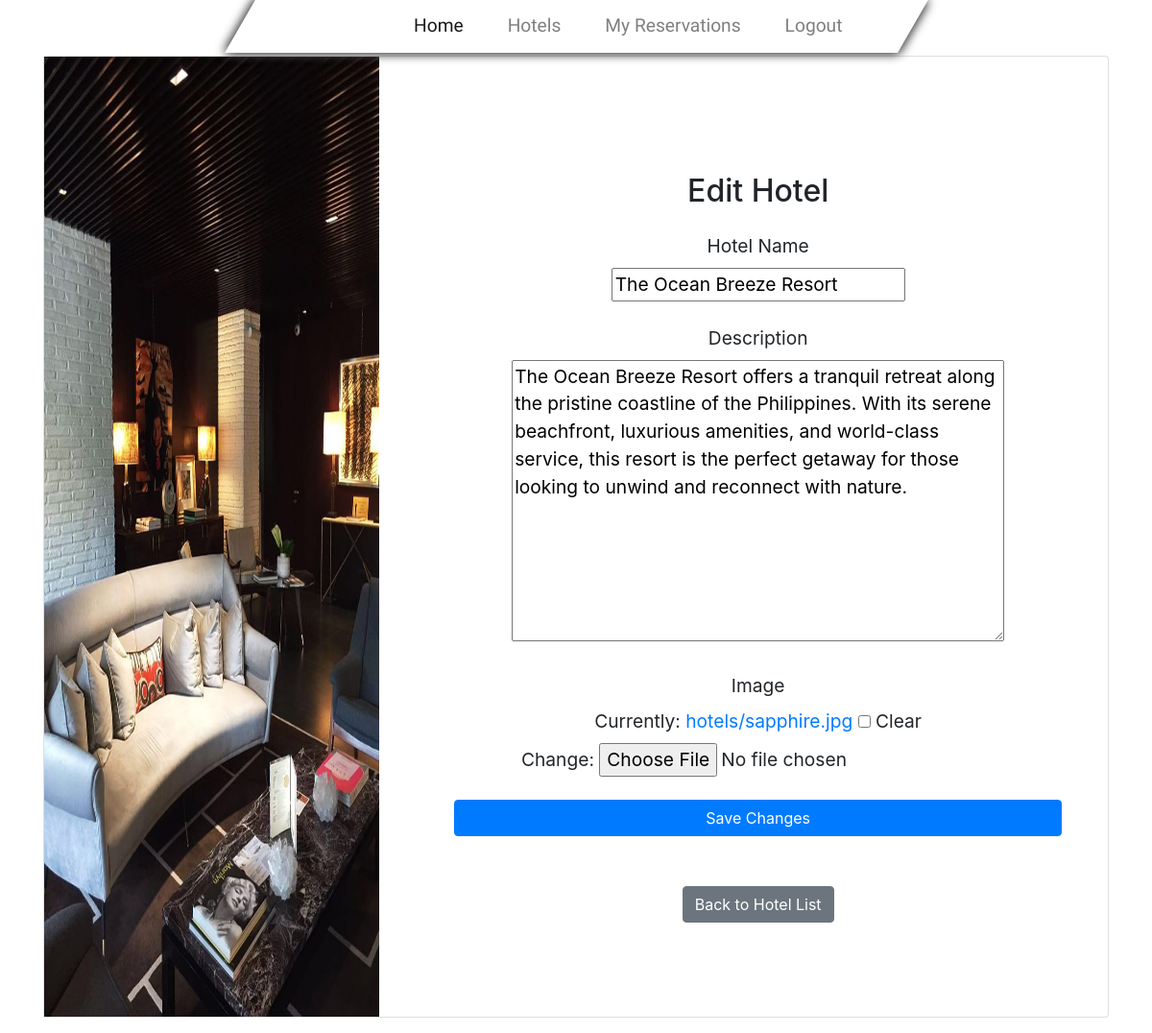
The app's page /hotel/15/edit/ (signed in) with its own data.
### hotel/models.py (models this page shows, shortened)
class Hotel(models.Model):
    name = models.CharField(max_length=200)
    description = models.TextField()
    image = models.ImageField(upload_to='hotels/', blank=True, null=True)

### hotel/views.py (the view)
    def _wrapped_view(request, *args, **kwargs):
        if not request.user.is_staff:
            raise PermissionDenied
        return view_func(request, *args, **kwargs)

### hotel/forms.py
class HotelForm(forms.ModelForm):
    class Meta:
        model = Hotel
        fields = ['name', 'description', 'image']

### hotel/views.py (called while the page is built)
def admin_required(view_func):
    def _wrapped_view(request, *args, **kwargs):
        if not request.user.is_staff:
            raise PermissionDenied
        return view_func(request, *args, **kwargs)
    return _wrapped_view

@login_required
@admin_required
def hotel_edit(request, pk):
    hotel = get_object_or_404(Hotel, pk=pk)
    if request.method == 'POST':
        form = HotelForm(request.POST, request.FILES, instance=hotel)
        if form.is_valid():
            form.save()
            return redirect('hotel_list')
    else:
        form = HotelForm(instance=hotel)
    return render(request, 'hotel/edit_hotel.html', {'form': form, 'hotel': hotel})

### hotel/templates/hotel/edit_hotel.html (shortened to what this page needs)
{% extends 'hotel/base.html' %}
{% load static %}
{% block content %}
<br><br>
<section class="text-center text-lg-start">
  <div class="card mb-3">
    <div class="row g-0 d-flex align-items-center">
      <div class="col-lg-4 d-none d-lg-flex">
        <img src="{% static 'img/pic3.jpg' %}"
             style="height: 1000px;" class="w-100 rounded-t-5 rounded-tr-lg-0 rounded-bl-lg-5" alt="Hotel Image"/>
      </div>
      <div class="col-lg-8">
        <div class="card-body py-5 px-md-5">
          <h2 class="my-4">Edit Hotel</h2>
          <form method="POST" enctype="multipart/form-data">
            <div class="form-outline mb-4">
              <label for="id_name" class="form-label">Hotel Name</label><br>
              {{ form.name }}
            </div>
            <div class="form-outline mb-4">
              <label for="id_description" class="form-label">Description</label><br>
              {{ form.description }}
            </div>
            <div class="form-outline mb-4">
              <label for="id_image" class="form-label">Image</label><br>
              {{ form.image }}
            </div>
            <button type="submit" class="btn btn-primary btn-block mb-4">Save Changes</button>
          </form>
          <br>
          <a href="{% url 'hotel_list' %}" class="btn btn-secondary">Back to Hotel List</a>
        </div>
      </div>
    </div>
  </div>
</section>
{% endblock %}

### static/css/magic.css (style rules this page uses)
body { font-size: 1.2rem; }

### records on screen
Hotel: name "The Ocean Breeze Resort", description "The Ocean Breeze Resort offers a tranquil retreat along the pristine coastline of the Philippines. With its serene beachfront, luxurious amenities, and world-class service, this resort is the perfect getaway for those looking to unwind and reconnect with nature."
